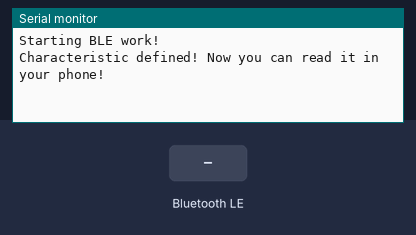
A sketch run on a simulated ESP32. Parts: the last lines printed to the serial monitor. The inputs (shaded band) are chosen by the test bench. Nothing arrives over Bluetooth unless stated; a phone connects over Bluetooth LE 3 s after start.

Above: at 1.2 s.
1.3 s: Bluetooth LE write "1" received
At 1.9 s:
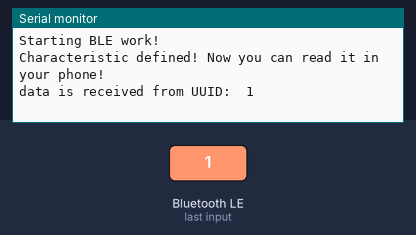
3.5 s: Bluetooth LE write "0" received
At 3.9 s:
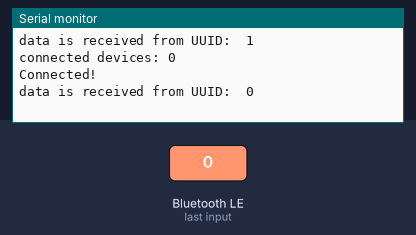
5.0 s: Bluetooth LE write "2" received
At 5.8 s:
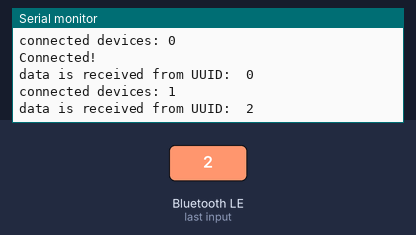

The sketch:

ble_server.ino
```cpp
/*
    Based on Neil Kolban example for IDF: https://github.com/nkolban/esp32-snippets/blob/master/cpp_utils/tests/BLE%20Tests/SampleServer.cpp
    Ported to Arduino ESP32 by Evandro Copercini
    updates by chegewara
*/
#include <BLEDevice.h>
#include <BLEUtils.h>
#include <BLEServer.h>

// See the following for generating UUIDs:
// https://www.uuidgenerator.net/

#define HAND_DIRECT_EXECUTE_SERVICE_UUID     "e0198000-7544-42c1-0000-b24344b6aa70"
#define EXECUTE_ON_WRITE_CHARACTERISTIC_UUID "e0198000-7544-42c1-0001-b24344b6aa70"
#define HAND_TRIGGER_SERVICE_UUID            "e0198002-7544-42c1-0000-b24344b6aa70"
//given using the application -- we dont use it here could be used for different implemintations
#define TRIGGER_ON_WRITE_CHARACTERISTIC_UUID "e0198002-7544-42c1-0001-b24344b6aa70"

BLEServer *pServer;


class MyServerCallbacks : public BLEServerCallbacks {
  void onConnect(BLEServer *pserver){
    Serial.println("Connected!");
  }
  void onDisconnect(BLEServer *pserver){
    Serial.println("Disconnected!");
  }
};

class MyCharacteristicCallBack : public BLECharacteristicCallbacks {
  void onWrite(BLECharacteristic* pCharacteristic, esp_ble_gatts_cb_param_t* param) {
    Serial.print("data is received from UUID: ");
    Serial.print(pCharacteristic->getUUID().toString().c_str());
    Serial.print(" ");
    Serial.print(pCharacteristic->getValue().c_str());
    Serial.print("\n");
  }

  void onRead(BLECharacteristic* pCharacteristic, esp_ble_gatts_cb_param_t* param) {
    Serial.print("data was read from UUID: ");
    Serial.print(pCharacteristic->getUUID().toString().c_str());
    Serial.print(" ");
    char buff[100];
    strcpy(buff,pCharacteristic->getValue().c_str());
    for(int i = 0; buff[i] != '\0'; i++){
      Serial.print(buff[i]);
      Serial.print(" ");
    }
    Serial.print("\n");
  }
};


void setup() {
  Serial.begin(115200);
  Serial.println("Starting BLE work!");

  BLEDevice::init("Pretend Im The Hand");
  pServer = BLEDevice::createServer();
  pServer->setCallbacks(new MyServerCallbacks());
  BLEService *ExeOnWriteService = pServer->createService(
    HAND_DIRECT_EXECUTE_SERVICE_UUID);
  BLECharacteristic *ExeOnWriteCharacteristic = ExeOnWriteService->createCharacteristic(
    EXECUTE_ON_WRITE_CHARACTERISTIC_UUID,
    BLECharacteristic::PROPERTY_READ |
    BLECharacteristic::PROPERTY_WRITE
    );
  ExeOnWriteCharacteristic->setValue("Hello World says Neil");
  ExeOnWriteCharacteristic->setCallbacks(new MyCharacteristicCallBack());
  ExeOnWriteService->start();

  BLEService *TriggerOnWriteService = pServer->createService(
    HAND_TRIGGER_SERVICE_UUID);
  BLECharacteristic *TriggerOnWriteCharacteristic = TriggerOnWriteService->createCharacteristic(
    TRIGGER_ON_WRITE_CHARACTERISTIC_UUID,
    BLECharacteristic::PROPERTY_READ |
    BLECharacteristic::PROPERTY_WRITE
    );
  TriggerOnWriteCharacteristic->setValue("Goodbye World says Buzz");
  TriggerOnWriteCharacteristic->setCallbacks(new MyCharacteristicCallBack());
  TriggerOnWriteService->start();


  // BLEAdvertising *pAdvertising = pServer->getAdvertising();  // this still is working for backward compatibility
  BLEAdvertising *pAdvertising = BLEDevice::getAdvertising();
  pAdvertising->addServiceUUID(HAND_DIRECT_EXECUTE_SERVICE_UUID);
  pAdvertising->addServiceUUID(HAND_TRIGGER_SERVICE_UUID);
  pAdvertising->setScanResponse(true);
  pAdvertising->setMinPreferred(0x06);  // functions that help with iPhone connections issue
  pAdvertising->setMinPreferred(0x12);
  BLEDevice::startAdvertising();
  Serial.println("Characteristic defined! Now you can read it in your phone!");
}

void loop() {
  // put your main code here, to run repeatedly:
  delay(2000);
  Serial.print("connected devices: ");
  Serial.print(pServer->getConnectedCount());
  Serial.print("\n");

}
```

Measured:
- after the input at 1.3 s, the serial monitor: prints a new line at once (image 1)
- after the input at 3.5 s, the serial monitor: prints a new line at once (image 2)
- after the input at 5.0 s, the serial monitor: prints a new line at once (image 3)
